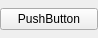
<?xml version="1.0" encoding="UTF-8"?>
<ui version="4.0">
 <class>Form</class>
 <widget class="QWidget" name="Form">
  <property name="geometry">
   <rect>
    <x>0</x>
    <y>0</y>
    <width>98</width>
    <height>38</height>
   </rect>
  </property>
  <property name="sizePolicy">
   <sizepolicy hsizetype="Preferred" vsizetype="Fixed">
    <horstretch>0</horstretch>
    <verstretch>0</verstretch>
   </sizepolicy>
  </property>
  <property name="minimumSize">
   <size>
    <width>0</width>
    <height>38</height>
   </size>
  </property>
  <property name="maximumSize">
   <size>
    <width>16777215</width>
    <height>38</height>
   </size>
  </property>
  <property name="windowTitle">
   <string>Form</string>
  </property>
  <layout class="QHBoxLayout" name="horizontalLayout">
   <property name="margin">
    <number>0</number>
   </property>
   <item>
    <widget class="QPushButton" name="pushButton">
     <property name="text">
      <string>PushButton</string>
     </property>
    </widget>
   </item>
  </layout>
 </widget>
 <resources/>
 <connections/>
</ui>
